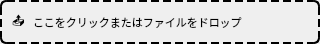
<?xml version="1.0" encoding="UTF-8"?>
<ui version="4.0">
 <class>DropZone</class>
 <widget class="QWidget" name="DropZone">
  <property name="geometry">
   <rect>
    <x>0</x>
    <y>0</y>
    <width>320</width>
    <height>44</height>
   </rect>
  </property>
  <property name="minimumSize">
   <size>
    <width>180</width>
    <height>38</height>
   </size>
  </property>
  <property name="maximumSize">
   <size>
    <width>16777215</width>
    <height>50</height>
   </size>
  </property>
  <property name="cursor">
   <cursorShape>PointingHandCursor</cursorShape>
  </property>
  <property name="acceptDrops">
   <bool>true</bool>
  </property>
  <layout class="QHBoxLayout" name="layoutRoot">
   <property name="spacing">
    <number>0</number>
   </property>
   <property name="leftMargin">
    <number>0</number>
   </property>
   <property name="topMargin">
    <number>0</number>
   </property>
   <property name="rightMargin">
    <number>0</number>
   </property>
   <property name="bottomMargin">
    <number>0</number>
   </property>
   <item>
    <widget class="QFrame" name="frameDropZone">
     <property name="acceptDrops">
      <bool>true</bool>
     </property>
     <property name="styleSheet">
      <string notr="true">QFrame#frameDropZone {
    border-style: dashed;
    border-width: 1.5px;
    border-radius: 6px;
}</string>
     </property>
     <property name="frameShape">
      <enum>QFrame::Shape::StyledPanel</enum>
     </property>
     <property name="frameShadow">
      <enum>QFrame::Shadow::Raised</enum>
     </property>
     <layout class="QHBoxLayout" name="layoutDropInner">
      <property name="spacing">
       <number>8</number>
      </property>
      <property name="leftMargin">
       <number>10</number>
      </property>
      <property name="topMargin">
       <number>4</number>
      </property>
      <property name="rightMargin">
       <number>10</number>
      </property>
      <property name="bottomMargin">
       <number>4</number>
      </property>
      <item>
       <widget class="QLabel" name="labelDropIcon">
        <property name="maximumSize">
         <size>
          <width>20</width>
          <height>20</height>
         </size>
        </property>
        <property name="text">
         <string>📤</string>
        </property>
        <property name="alignment">
         <set>Qt::AlignmentFlag::AlignCenter</set>
        </property>
       </widget>
      </item>
      <item>
       <widget class="QLabel" name="labelDropHint">
        <property name="styleSheet">
         <string notr="true">font-size: 11px;</string>
        </property>
        <property name="text">
         <string>ここをクリックまたはファイルをドロップ</string>
        </property>
        <property name="alignment">
         <set>Qt::AlignmentFlag::AlignLeading|Qt::AlignmentFlag::AlignLeft|Qt::AlignmentFlag::AlignVCenter</set>
        </property>
       </widget>
      </item>
      <item>
       <spacer name="spacerDropInner">
        <property name="orientation">
         <enum>Qt::Orientation::Horizontal</enum>
        </property>
        <property name="sizeHint" stdset="0">
         <size>
          <width>10</width>
          <height>20</height>
         </size>
        </property>
       </spacer>
      </item>
      <item>
       <layout class="QHBoxLayout" name="layoutDropActions">
        <property name="spacing">
         <number>4</number>
        </property>
       </layout>
      </item>
     </layout>
    </widget>
   </item>
  </layout>
 </widget>
 <resources/>
 <connections/>
</ui>
